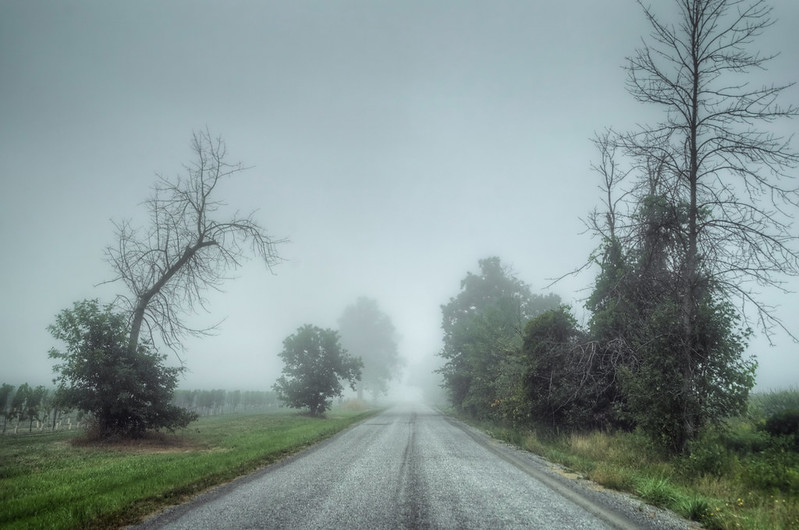
#> input picture lut/img/50343084823_48a0274a6a_c.jpg, 799 x 530 px
$ python light.py
#> lines starting #> are read from the running program, lines starting #| are printed output that depends on the picture
#> further down, image is the input picture: shape (530, 799, 3); mean B, G, R 150, 150.8, 134.8
import numpy as np
from cv2 import cv2


def exposure(img, gamma):
    gamma_table=[np.power(x/255.0,gamma)*255.0 for x in range(256)]
    gamma_table=np.round(np.array(gamma_table)).astype(np.uint8)
    return cv2.LUT(img, gamma_table)

def contrast(img, clipLimit, gridsize):
    lab = cv2.cvtColor(img, cv2.COLOR_BGR2LAB)
    lab_planes = cv2.split(lab)
    clahe = cv2.createCLAHE(clipLimit=clipLimit,tileGridSize=(gridsize,gridsize))
    lab_planes[0] = clahe.apply(lab_planes[0])
    lab = cv2.merge(lab_planes)
    res = cv2.cvtColor(lab, cv2.COLOR_LAB2BGR)
    return res

def automatic_brightness_and_contrast(image, clip_hist_percent=1):
#> called with clip_hist_percent = 1
    gray = cv2.cvtColor(image, cv2.COLOR_BGR2GRAY)
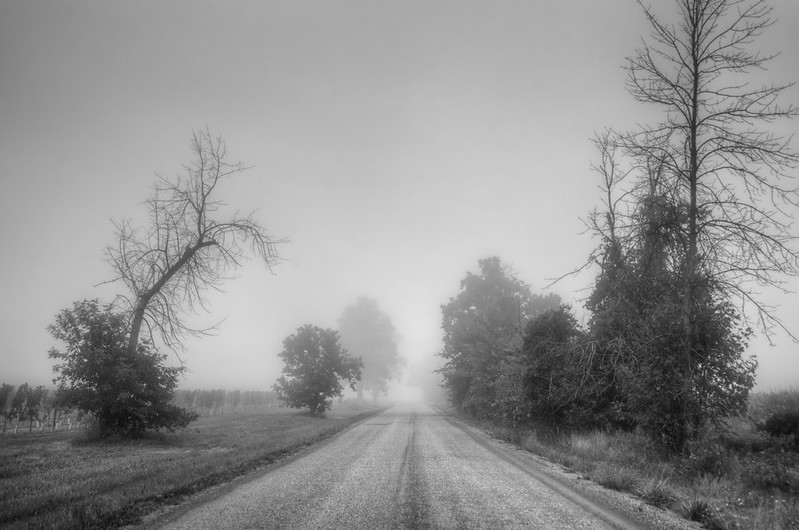
#> gray: shape (530, 799); min 7, max 232, mean 145.9

    # Calculate grayscale histogram
    hist = cv2.calcHist([gray],[0],None,[256],[0,256])
#> hist = 256 values, max 6318 at index 168, min 0 at index 0, mean 1654.2
    hist_size = len(hist)
#> hist_size = 256

    # Calculate cumulative distribution from the histogram
    accumulator = []
    accumulator.append(float(hist[0]))
    for index in range(1, hist_size):
        accumulator.append(accumulator[index -1] + float(hist[index]))
#> after the loop, accumulator = 256 values from 0 to 423470

    # Locate points to clip
    maximum = accumulator[-1]
#> maximum = 423470
    clip_hist_percent *= (maximum/100.0)
#> clip_hist_percent = 4234.7
    clip_hist_percent /= 2.0
#> clip_hist_percent = 2117.3

    # Locate left cut
    minimum_gray = 0
    while accumulator[minimum_gray] < clip_hist_percent:
        minimum_gray += 1
#> this loop made 28 passes
#> after the loop, minimum_gray = 28

    # Locate right cut
    maximum_gray = hist_size -1
#> maximum_gray = 255
    while accumulator[maximum_gray] >= (maximum - clip_hist_percent):
        maximum_gray -= 1
#> this loop made 37 passes
#> maximum_gray on passes 1 to 12: 254, 253, 252, 251, 250, 249, 248, 247, 246, 245, 244, 243
#> after the loop, maximum_gray = 218

    # Calculate alpha and beta values
    alpha = 255 / (maximum_gray - minimum_gray)
#> alpha = 1.34
    beta = -minimum_gray * alpha
#> beta = -37.58

    auto_result = cv2.convertScaleAbs(image, alpha=alpha, beta=beta)
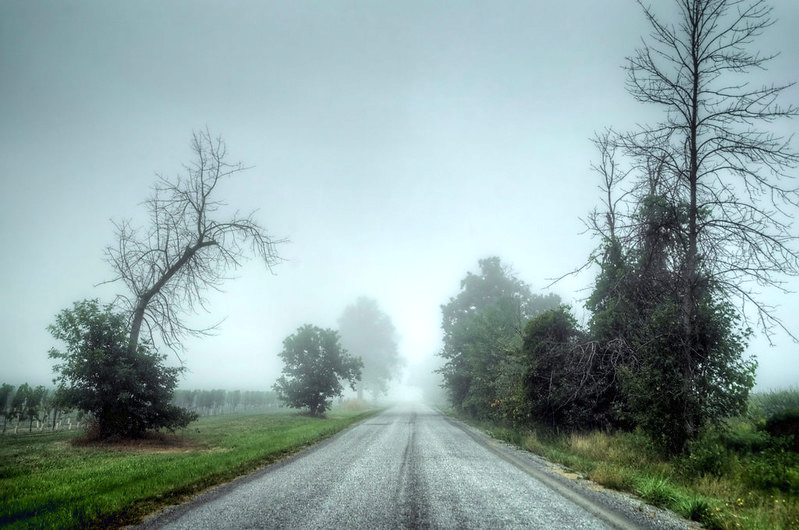
#> auto_result: shape (530, 799, 3); mean B, G, R 163.7, 164.7, 143.4
    return (auto_result, alpha, beta)


if __name__ == "__main__":
    image = cv2.imread('img/50343084823_48a0274a6a_c.jpg')
    auto_result, alpha, beta = automatic_brightness_and_contrast(image)
#> alpha = 1.34; beta = -37.58
    cv2.imshow('auto_result', auto_result)
    cv2.waitKey()
